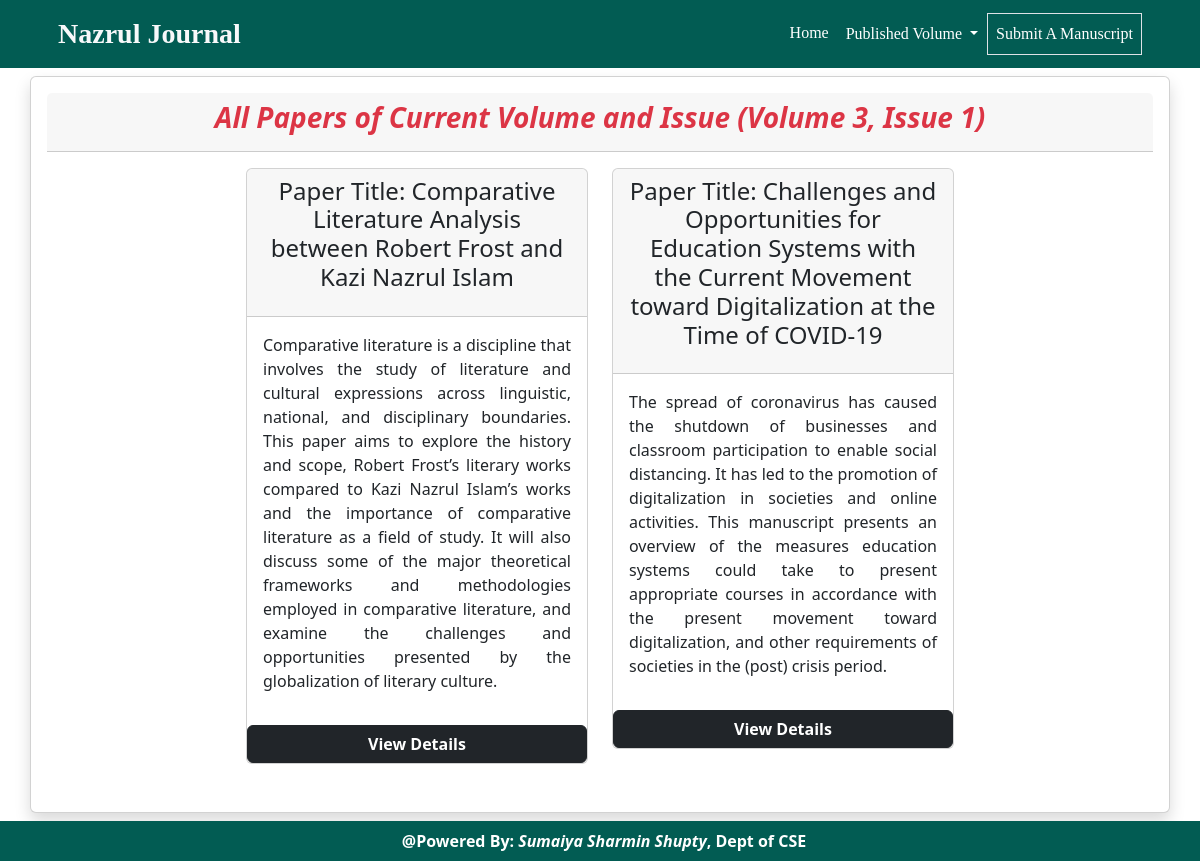
Before: /current_issue.php with the older database file.
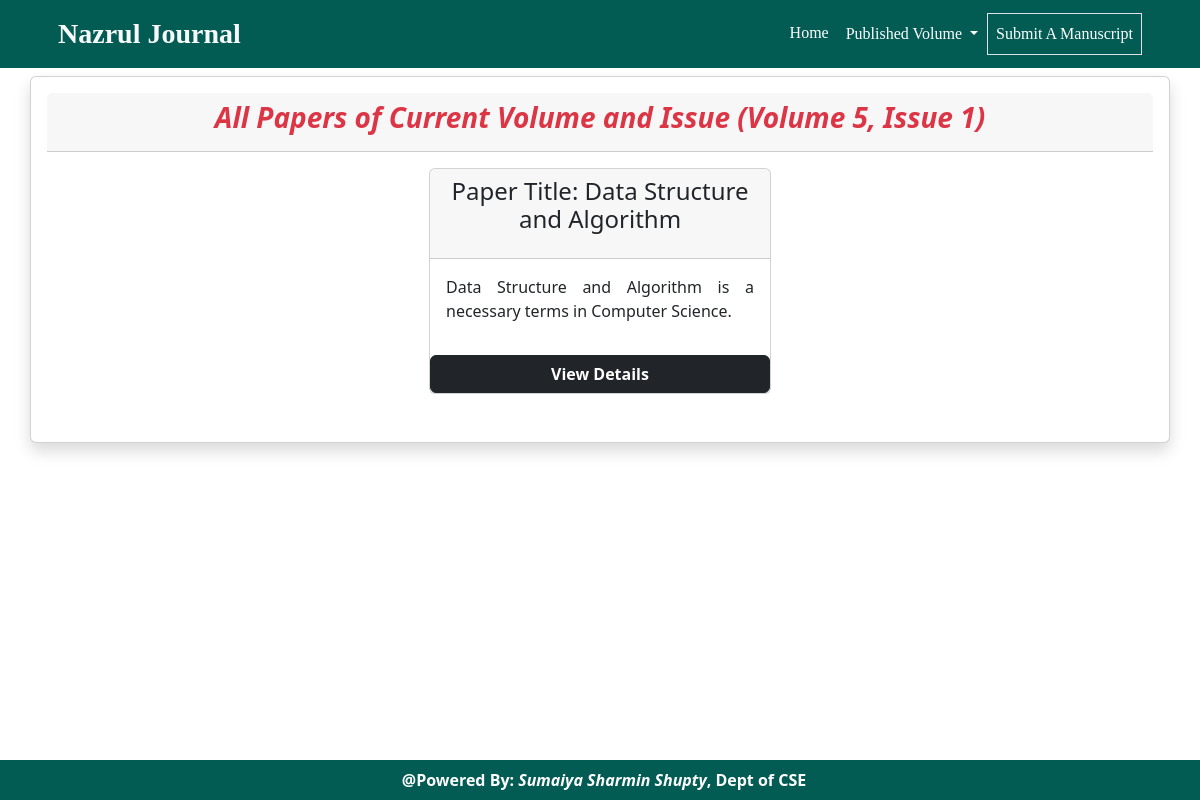
After: the same page with the newer database file.
### tables this page shows
CREATE TABLE `new_paper` (
  `id` int(11) NOT NULL,
  `paper_id` varchar(200) NOT NULL,
  `author_id` int(11) NOT NULL,
  `associative_editor_id` varchar(200) NOT NULL,
  `reviewer_id` varchar(200) NOT NULL,
  `paper_title` varchar(1000) NOT NULL,
  `paper_abstract` varchar(5000) NOT NULL,
  `paper_keywords` varchar(1000) NOT NULL,
  `paper_type` varchar(50) NOT NULL,
  `authors_name` varchar(1000) NOT NULL,
  `authors_affiliation` varchar(1000) NOT NULL,
  `authors_designation` varchar(1000) NOT NULL,
  `authors_email` varchar(2000) NOT NULL,
  `manuscript_pdf` varchar(300) NOT NULL,
  `cover_letter_pdf` varchar(300) NOT NULL,
  `manuscript_image` varchar(300) NOT NULL,
  `supplimentary_file` varchar(300) NOT NULL,
  `paper_status` int(2) NOT NULL,
  `count` int(11) NOT NULL,
  `volume_info` varchar(200) DEFAULT NULL,
  `issue_info` varchar(200) DEFAULT NULL,
  `created_at` timestamp NOT NULL DEFAULT '0000-00-00 00:00:00',
  `updated_at` timestamp NOT NULL DEFAULT current_timestamp() ON UPDATE current_timestamp(),
  `published_status` enum('0','1') NOT NULL
);

### current_issue.php (the view, shortened to what this page needs)
<?php include('header.php')?>
<?php
    $select_new_paper = "SELECT * FROM `new_paper` WHERE `published_status` = '1' AND issue_info = (SELECT issue_info FROM `new_paper` WHERE `published_status` = '1' ORDER BY `updated_at` DESC LIMIT 1) AND volume_info = (SELECT volume_info FROM `new_paper` WHERE `published_status` = '1' ORDER BY `updated_at` DESC LIMIT 1) ";
    $run_select_new_paper = mysqli_query($conn, $select_new_paper);
?>
<div class="container">
    <div class="row justify-content-center">
        <div class="card mt-2 shadow p-3 mb-5 bg-body rounded">
            <div class="card-header text-center">
                <h3 class = "text-danger fw-bold"><i>All Papers of Current Volume and Issue <span id = "volume_issue"></span></i></h3>
            </div>
            <div class="card-body">
                <div class="row justify-content-center">
                    <?php
                        while($row = mysqli_fetch_assoc($run_select_new_paper))
                        {
                            ?>
                            <div class="col-lg-4 col-md-4 col-12 mb-3">
                                <div class="card">
                                    <div class="card-header">
                                        <h4 class = "text-center mb-3">Paper Title: <?php echo $row['paper_title']?></h4>
                                    </div>
                                    <div class="card-body">
                                        <p style = "text-align:justify"><?php echo $row['paper_abstract']?></p>
                                    </div>
                                    <a class = "btn btn-dark fw-bold " href="view_details_user.php?id=<?php echo $row['id'] ?>">View Details</a>
                                </div>
                            </div>
                            <?php
                        }
                    ?>
                </div>
            </div>
        </div>
    </div>
</div>
<?php include('footer.php')?>

Changed rows visible on the page:
no longer on this page (row unchanged): new_paper: paper_title "Comparative Literature Analysis between Robert Frost and Kazi Nazrul Islam", paper_abstract "Comparative literature is a discipline that involves the study of literature and cultural expressions across linguistic, national, and disciplinary boundaries. This paper aims to explore the history and scope, Robert Frost’s literary works compared to Kazi Nazrul Islam’s works and the importance of comparative literature as a field of study. It will also discuss some of the major theoretical frameworks and methodologies employed in comparative literature, and examine the challenges and opportunities presented by the globalization of literary culture."
no longer on this page (row unchanged): new_paper: paper_title "Challenges and Opportunities for Education Systems with the Current Movement toward Digitalization at the Time of COVID-19", paper_abstract "The spread of coronavirus has caused the shutdown of businesses and classroom participa\u0002tion to enable social distancing. It has led to the promotion of digitalization in societies and online activities. This manuscript presents an overview of the measures education systems could take to present appropriate courses in accordance with the present movement toward digitalization, and other requirements of societies in the (post) crisis period."
added new_paper: paper_title "Data Structure and Algorithm", paper_abstract "Data Structure and Algorithm is a necessary terms in Computer Science."
Other visible differences:
text written by a page script: "(Volume 3, Issue 1)" → "(Volume 5, Issue 1)"
